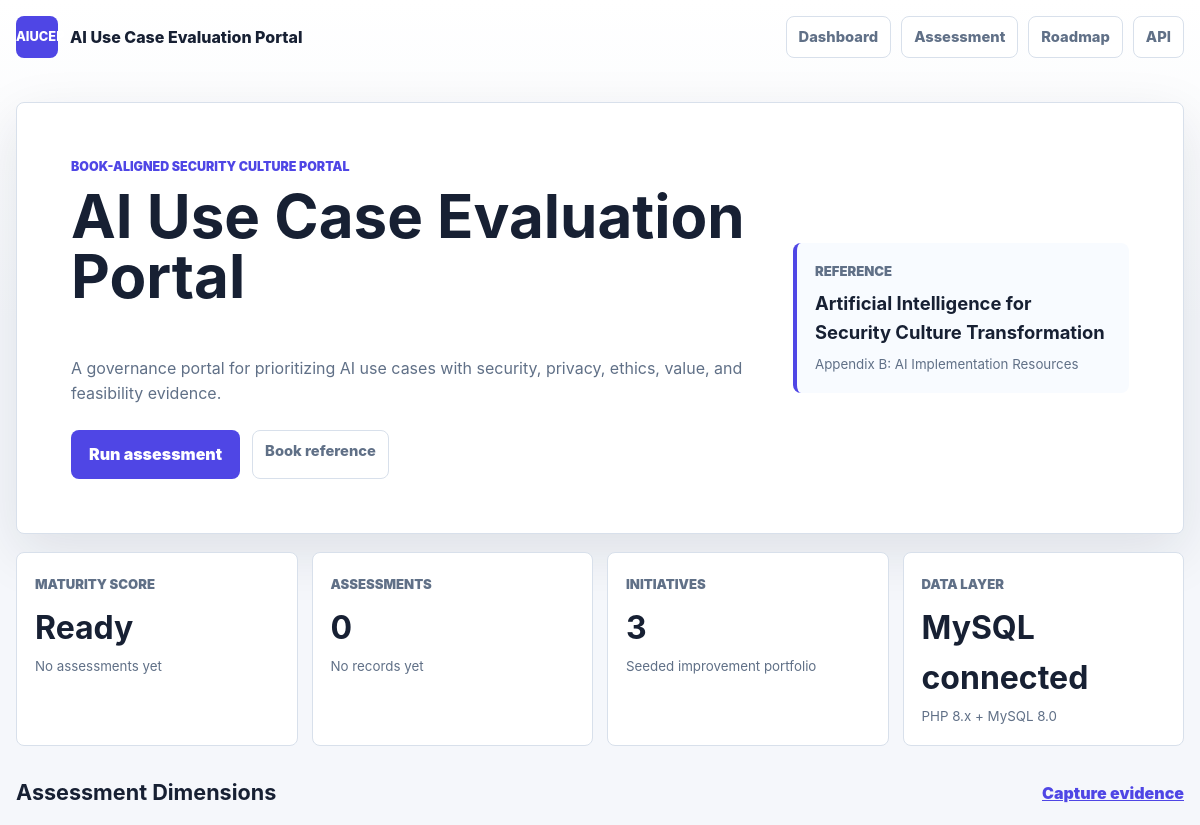
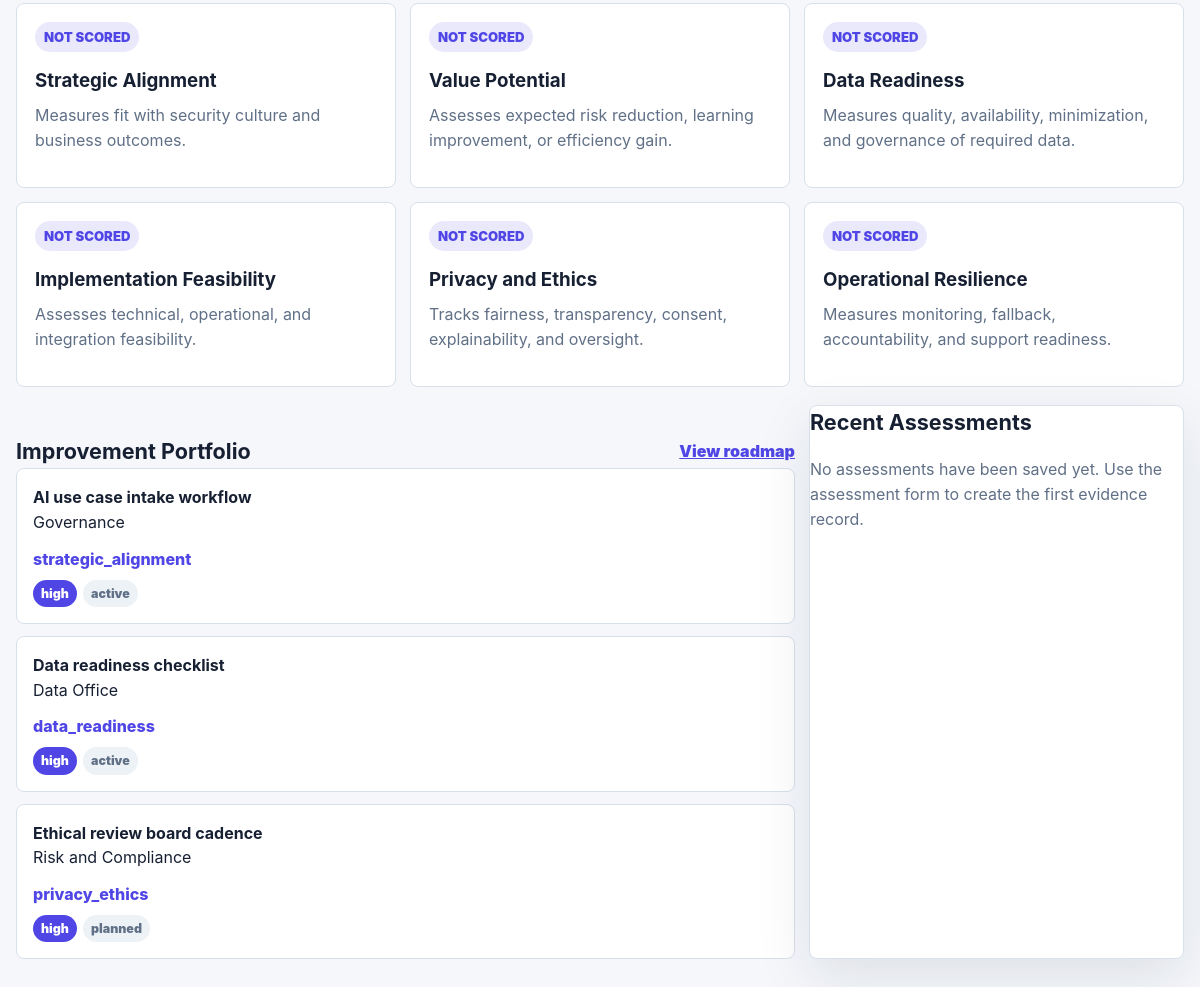
The page / on the database its author committed (2 pictures, top to bottom).
### tables this page shows
CREATE TABLE IF NOT EXISTS initiatives (
  id BIGINT UNSIGNED AUTO_INCREMENT PRIMARY KEY,
  title VARCHAR(220) NOT NULL UNIQUE,
  owner VARCHAR(160) NOT NULL,
  status ENUM('planned','active','paused','completed') NOT NULL DEFAULT 'planned',
  priority ENUM('low','medium','high') NOT NULL DEFAULT 'medium',
  impact_area VARCHAR(120) NOT NULL,
  due_date DATE NULL,
  created_at DATETIME NOT NULL DEFAULT CURRENT_TIMESTAMP,
  updated_at DATETIME NOT NULL DEFAULT CURRENT_TIMESTAMP ON UPDATE CURRENT_TIMESTAMP,
  INDEX idx_initiatives_status_priority (status, priority)
);

### src/Support/View.php (called while the page is built, shortened)
<?php
final class View
{
    public static function e(string|int|float|null $value): string
    {
        return htmlspecialchars((string) $value, ENT_QUOTES, 'UTF-8');
    }
}

### src/Repository/PortalRepository.php (called while the page is built, shortened)
<?php
final class PortalRepository
{
    public function connected(): bool
    {
        return $this->db instanceof PDO;
    }
    public function summary(): array
    {
        return [
            'connected' => true,
            'assessment_count' => (int) $this->db->query('SELECT COUNT(*) FROM assessments')->fetchColumn(),
            'initiative_count' => (int) $this->db->query('SELECT COUNT(*) FROM initiatives')->fetchColumn(),
            'average_score' => $this->nullableFloat($this->db->query('SELECT AVG(weighted_score) FROM assessments')->fetchColumn()),
            'latest_assessment_at' => $this->db->query('SELECT MAX(created_at) FROM assessments')->fetchColumn() ?: null,
        ];
    }
    public function recentAssessments(int $limit = 5): array
    {
        $stmt = $this->db->prepare('SELECT * FROM assessments ORDER BY created_at DESC LIMIT :limit');
        $stmt->bindValue('limit', $limit, PDO::PARAM_INT);
        $stmt->execute();
        return $stmt->fetchAll();
    }
    public function dimensionAverages(): array
    {
        $rows = $this->db->query('SELECT dimension_key, AVG(score) AS average_score FROM assessment_scores GROUP BY dimension_key')->fetchAll();
        $averages = [];
        return $averages;
    }
    public function initiatives(): array
    {
        return $this->db->query('SELECT * FROM initiatives ORDER BY FIELD(priority, "high", "medium", "low"), title')->fetchAll();
    }
    private function nullableFloat(mixed $value): ?float
    {
        return $value === null ? null : round((float) $value, 2);
    }
}

### src/bootstrap.php (called while the page is built, shortened)
<?php
spl_autoload_register(function (string $class): void {
    $prefix = 'Portal\\';
    $relative = str_replace('\\', DIRECTORY_SEPARATOR, substr($class, strlen($prefix)));
    $file = __DIR__ . DIRECTORY_SEPARATOR . $relative . '.php';
});

### public/index.php (the view, shortened to what this page needs)
<?php
require __DIR__ . '/../src/bootstrap.php';
$config = Json::decode((string) file_get_contents(__DIR__ . '/../config/portal.json'), []);
$repository = new PortalRepository(Database::tryConnection());
$scoring = new ScoringService();
sendPage($config, 'Dashboard', renderDashboard($config, $repository, $scoring));
function sendPage(array $config, string $title, string $body, int $status = 200): void
{
    echo layout($config, $title, $body);
    exit;
}
function layout(array $config, string $title, string $body): string
{
    $appTitle = View::e((string) ($config['title'] ?? 'Portal'));
    $pageTitle = View::e($title);
    $short = View::e((string) ($config['short_name'] ?? 'PORTAL'));
    $accent = View::e((string) ($config['accent'] ?? '#0f766e'));
    return <<<HTML
<!doctype html>
<html lang="en">
<head>
  <meta charset="utf-8">
  <meta name="viewport" content="width=device-width, initial-scale=1">
  <title>{$pageTitle} | {$appTitle}</title>
  <style>:root { --primary: {$accent}; }</style>
  <link rel="stylesheet" href="/assets/app.css">
</head>
<body>
  <header class="topbar">
    <a class="brand" href="/"><span class="brand-mark">{$short}</span><span>{$appTitle}</span></a>
    <nav>
      <a href="/">Dashboard</a>
      <a href="/assessment">Assessment</a>
      <a href="/roadmap">Roadmap</a>
      <a href="/api/summary">API</a>
    </nav>
  </header>
  <main class="page-shell">{$body}</main>
</body>
</html>
HTML;
}
function renderDashboard(array $config, PortalRepository $repository, ScoringService $scoring): string
{
    $summary = $repository->summary();
    $averages = $repository->dimensionAverages();
    $initiatives = $repository->initiatives() ?: ($config['initiatives'] ?? []);
    $recent = $repository->recentAssessments();
    $score = $summary['average_score'] ?? null;
    $band = $score === null ? 'No assessments yet' : $scoring->maturityBand((float) $score);
    $scoreLabel = $score === null ? 'Ready' : number_format((float) $score, 1) . '%';
    $dbStatus = $summary['connected'] ? 'MySQL connected' : 'MySQL not connected';
    $assessmentCount = (string) ($summary['assessment_count'] ?? 0);
    $initiativeCount = (string) ($summary['initiative_count'] ?? 0);
    $latestAssessment = View::e((string) ($summary['latest_assessment_at'] ?? 'No records yet'));
    $saved = isset($_GET['saved']) ? '<div class="notice">Assessment saved successfully.</div>' : '';
    $dimensionCards = renderDimensionCards($config, $averages);
    $initiativeCards = renderInitiatives($initiatives);
    $recentRows = renderRecentAssessments($recent);
    $book = $config['book'];
    $portalTitle = View::e((string) $config['title']);
    $bookTitle = View::e((string) $book['title']);
    $bookUrl = View::e((string) $book['url']);
    $tagline = View::e((string) $config['tagline']);
    $alignment = View::e((string) $book['alignment']);
    return <<<HTML
{$saved}
<section class="hero panel">
  <div>
    <p class="eyebrow">Book-aligned security culture portal</p>
    <h1>{$portalTitle}</h1>
    <p>{$tagline}</p>
    <div class="hero-actions">
      <a class="button-link" href="/assessment">Run assessment</a>
      <a class="secondary-link" href="{$bookUrl}" target="_blank" rel="noopener">Book reference</a>
    </div>
  </div>
  <aside class="book-card">
    <span>Reference</span>
    <strong>{$bookTitle}</strong>
    <small>{$alignment}</small>
  </aside>
</section>
<section class="metric-grid">
  <article><span>Maturity score</span><strong>{$scoreLabel}</strong><small>{$band}</small></article>
  <article><span>Assessments</span><strong>{$assessmentCount}</strong><small>{$latestAssessment}</small></article>
  <article><span>Initiatives</span><strong>{$initiativeCount}</strong><small>Seeded improvement portfolio</small></article>
  <article><span>Data layer</span><strong>{$dbStatus}</strong><small>PHP 8.x + MySQL 8.0</small></article>
</section>
<section class="section-head"><h2>Assessment Dimensions</h2><a href="/assessment">Capture evidence</a></section>
<section class="dimension-grid">{$dimensionCards}</section>
<section class="split-layout">
  <div>
    <section class="section-head"><h2>Improvement Portfolio</h2><a href="/roadmap">View roadmap</a></section>
    <div class="stack">{$initiativeCards}</div>
  </div>
  <aside class="panel">
    <h2>Recent Assessments</h2>
    {$recentRows}
  </aside>
</section>
HTML;
}
function renderDimensionCards(array $config, array $averages): string
{
    $html = '';
    foreach ($config['dimensions'] ?? [] as $dimension) {
        $key = (string) $dimension['key'];
        $label = View::e((string) $dimension['label']);
        $description = View::e((string) $dimension['description']);
        $average = isset($averages[$key]) ? number_format(((float) $averages[$key] / 5) * 100, 0) . '%' : 'Not scored';
        $html .= "<article class=\"panel dimension-card\"><span>{$average}</span><h3>{$label}</h3><p>{$description}</p></article>";
    }
    return $html;
}
function renderInitiatives(array $initiatives): string
{
    $html = '';
    foreach ($initiatives as $initiative) {
        $title = View::e((string) ($initiative['title'] ?? 'Initiative'));
        $owner = View::e((string) ($initiative['owner'] ?? 'Owner pending'));
        $status = View::e((string) ($initiative['status'] ?? 'planned'));
        $priority = View::e((string) ($initiative['priority'] ?? 'medium'));
        $impact = View::e((string) ($initiative['impact_area'] ?? 'culture'));
        $html .= "<article class=\"initiative\"><div><strong>{$title}</strong><span>{$owner}</span></div><div><em>{$impact}</em><span class=\"badge\">{$priority}</span><span class=\"badge soft\">{$status}</span></div></article>";
    }
    return $html;
}
function renderRecentAssessments(array $recent): string
{
    if ($recent === []) {
        return '<p class="muted">No assessments have been saved yet. Use the assessment form to create the first evidence record.</p>';
    }
    $html = '<div class="recent-list">';
    return $html . '</div>';
}

### public/assets/app.css (style rules this page uses)
:root { color-scheme: light; --bg: #f5f7fb; --surface: #ffffff; --surface-soft: #eef6f4; --text: #172033; --muted: #607087; --line: #d8e0eb; --primary-dark: color-mix(in srgb, var(--primary), #000 18%); --shadow: 0 18px 55px rgba(23, 32, 51, 0.1); }
* { box-sizing: border-box; }
body { margin: 0; background: linear-gradient(180deg, #ffffff 0, var(--bg) 320px), var(--bg); color: var(--text); font-family: Inter, ui-sans-serif, system-ui, -apple-system, BlinkMacSystemFont, "Segoe UI", sans-serif; line-height: 1.55; }
a { color: inherit; }
.topbar { width: min(1180px, calc(100% - 32px)); min-height: 74px; display: flex; align-items: center; justify-content: space-between; gap: 18px; margin: 0 auto; }
.brand { display: inline-flex; align-items: center; gap: 12px; color: var(--text); font-weight: 850; text-decoration: none; }
.brand-mark { width: 42px; height: 42px; display: inline-grid; place-items: center; border-radius: 8px; background: var(--primary); color: #fff; font-size: .8rem; }
nav { display: flex; flex-wrap: wrap; gap: 10px; }
nav a, .secondary-link { border: 1px solid var(--line); border-radius: 8px; padding: 9px 12px; background: #fff; color: var(--muted); font-size: .92rem; font-weight: 800; text-decoration: none; }
.page-shell { width: min(1180px, calc(100% - 32px)); margin: 0 auto; padding: 28px 0 58px; }
.panel, .metric-grid article, .initiative, .roadmap article { border: 1px solid var(--line); border-radius: 8px; background: var(--surface); box-shadow: var(--shadow); }
.hero { display: grid; grid-template-columns: 1fr; gap: 24px; align-items: center; padding: clamp(28px, 5vw, 54px); }
.eyebrow { margin: 0 0 10px; color: var(--primary); font-size: .78rem; font-weight: 900; text-transform: uppercase; }
h1, h2, h3, p { margin-top: 0; }
h1 { max-width: 860px; font-size: clamp(2rem, 5vw, 4.2rem); line-height: 1; overflow-wrap: anywhere; }
h2 { font-size: 1.35rem; }
h3 { margin-bottom: 8px; }
p, small, .muted { color: var(--muted); }
.hero-actions { display: flex; flex-wrap: wrap; gap: 12px; margin-top: 24px; }
.button-link, button { min-height: 48px; display: inline-flex; align-items: center; justify-content: center; border: 0; border-radius: 8px; padding: 12px 18px; background: var(--primary); color: #fff; font-weight: 900; text-decoration: none; cursor: pointer; }
.book-card { display: grid; gap: 8px; border-left: 4px solid var(--primary); border-radius: 8px; padding: 18px; background: #f8fbff; }
.book-card span, .metric-grid span, .dimension-card span { color: var(--muted); font-size: .82rem; font-weight: 900; text-transform: uppercase; }
.book-card strong { font-size: 1.15rem; }
.metric-grid, .dimension-grid, .split-layout, .form-grid, .score-grid, .roadmap { display: grid; grid-template-columns: 1fr; gap: 14px; margin-top: 18px; }
.metric-grid article { min-height: 142px; padding: 18px; box-shadow: none; }
.metric-grid strong { display: block; margin-top: 8px; font-size: 2rem; }
.dimension-card { min-height: 178px; padding: 18px; box-shadow: none; }
.dimension-card span { display: inline-flex; margin-bottom: 14px; border-radius: 999px; padding: 5px 9px; background: color-mix(in srgb, var(--primary), #fff 88%); color: var(--primary); }
.section-head { display: flex; align-items: center; justify-content: space-between; gap: 14px; margin-top: 30px; }
.section-head h2 { margin: 0; }
.section-head a { color: var(--primary); font-weight: 900; }
.stack { display: grid; gap: 12px; }
.initiative { display: grid; gap: 12px; padding: 16px; box-shadow: none; }
.initiative strong, .initiative span, .initiative em { display: block; }
.initiative em { color: var(--primary); font-style: normal; font-weight: 850; }
.badge { display: inline-flex !important; width: fit-content; margin: 8px 6px 0 0; border-radius: 999px; padding: 4px 8px; background: var(--primary); color: #fff; font-size: .78rem; font-weight: 900; }
.badge.soft { background: #edf2f7; color: var(--muted); }
@media (min-width: 760px) { .metric-grid, .dimension-grid, .score-grid { grid-template-columns: repeat(2, minmax(0, 1fr)); } }
@media (min-width: 1020px) { .hero { grid-template-columns: minmax(0, 1.35fr) minmax(280px, .65fr); } }
@media (min-width: 1020px) { .metric-grid { grid-template-columns: repeat(4, minmax(0, 1fr)); } }
@media (min-width: 1020px) { .dimension-grid { grid-template-columns: repeat(3, minmax(0, 1fr)); } }
@media (min-width: 1020px) { .split-layout { grid-template-columns: minmax(0, 1.35fr) minmax(320px, .65fr); } }

### rows shown on the page
initiatives: title "AI use case intake workflow", owner "Governance", impact_area "strategic_alignment", priority "high", status "active"
initiatives: title "Data readiness checklist", owner "Data Office", impact_area "data_readiness", priority "high", status "active"
initiatives: title "Ethical review board cadence", owner "Risk and Compliance", impact_area "privacy_ethics", priority "high", status "planned"

### other values the page prints
$short "AIUCEP"
$appTitle "AI Use Case Evaluation Portal"
$portalTitle "AI Use Case Evaluation Portal"
$tagline "A governance portal for prioritizing AI use cases with security, privacy, ethics, value, and feasibility evidence."
$bookTitle "Artificial Intelligence for Security Culture Transformation"
$alignment "Appendix B: AI Implementation Resources"
$scoreLabel "Ready"
$band "No assessments yet"
$assessmentCount "0"
$latestAssessment "No records yet"
$initiativeCount "3"
$dbStatus "MySQL connected"
$average "NOT SCORED"
$label "Strategic Alignment"
$description "Measures fit with security culture and business outcomes."
